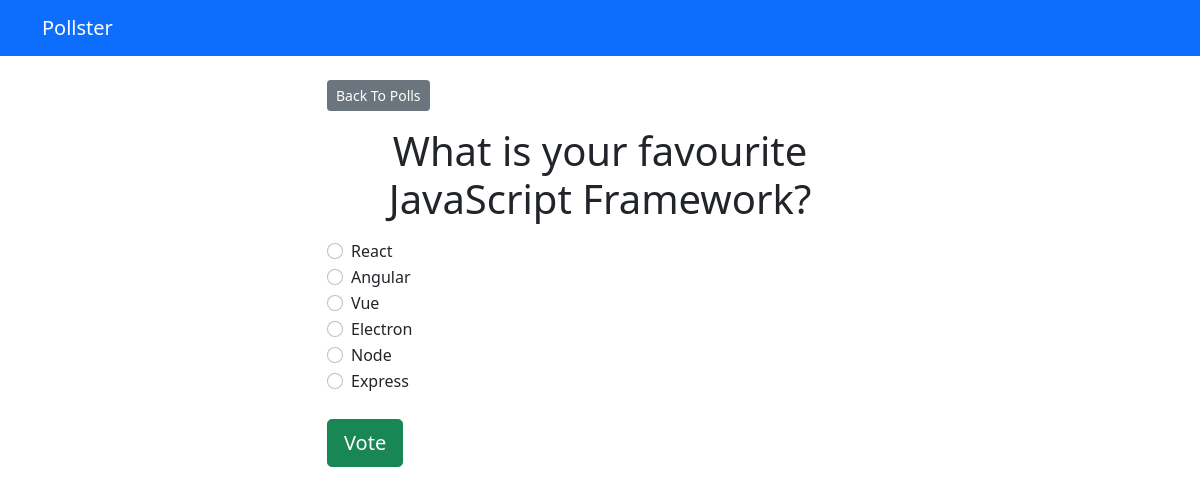
/polls/2, run on the app's committed database.
### polls/models.py (models this page shows, shortened)
class Questions(models.Model):
    questions_text = models.CharField(max_length=200)
    pub_date = models.DateTimeField('Date Published')

class Choice(models.Model):
    choice_text = models.CharField(max_length=200)
    question = models.ForeignKey(Questions, on_delete=models.CASCADE)
    votes = models.IntegerField(default=0)

### polls/views.py (the view)
# urls.py: path('<int:question_id>', views.detail, name='detail'),
def detail(request, question_id):
    try:
        question = Questions.objects.get(pk=question_id)
    except Questions.DoesNotExist:
        raise Http404('QUestion does not exists')
    return render(request, 'polls/detail.html', {'question': question})

### templates/polls/detail.html (shortened to what this page needs)
{% extends 'base.html' %}
{% block content %}
<a class="btn btn-secondary btn-sm mb-3" href="{% url 'polls:index' %}">Back To Polls</a>
<h1 class="text-center mb-3">{{ question.questions_text }}</h1>
<form action="{% url 'polls:vote' question.id %}" method="post">
    {% for choice in question.choice_set.all %}
    <div class="form-check">
        <input type="radio" name="choice" class="form-check-input" id="choice{{ forloop.counter }}"
            value="{{ choice.id }}" />
        <label for="choice{{ forloop.counter }}">{{ choice.choice_text }}</label>
    </div>
    {% endfor %}
    <input type="submit" value="Vote" class="btn btn-success btn-lg btn-block mt-4" />
</form>
{% endblock %}

### data on the page
Questions: questions_text "What is your favourite JavaScript Framework?"
Choice: choice_text "React"
Choice: choice_text "Angular"
Choice: choice_text "Vue"
Choice: choice_text "Electron"
Choice: choice_text "Node"
Choice: choice_text "Express"
